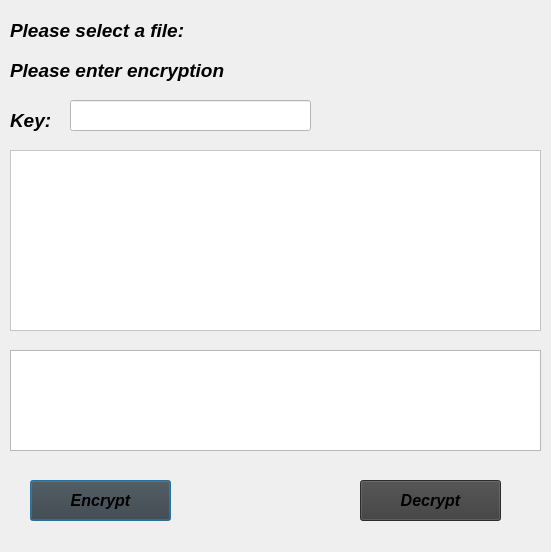
<?xml version="1.0" encoding="UTF-8"?>
<ui version="4.0">
 <class>Dialog</class>
 <widget class="QDialog" name="Dialog">
  <property name="geometry">
   <rect>
    <x>0</x>
    <y>0</y>
    <width>551</width>
    <height>552</height>
   </rect>
  </property>
  <property name="windowTitle">
   <string>Powerhouse</string>
  </property>
  <property name="styleSheet">
   <string notr="true"/>
  </property>
  <widget class="QLineEdit" name="filename">
   <property name="geometry">
    <rect>
     <x>70</x>
     <y>100</y>
     <width>241</width>
     <height>31</height>
    </rect>
   </property>
   <property name="styleSheet">
    <string notr="true">background-color: rgb(255, 255, 255);</string>
   </property>
   <property name="echoMode">
    <enum>QLineEdit::Normal</enum>
   </property>
  </widget>
  <widget class="QPushButton" name="Encrypt">
   <property name="geometry">
    <rect>
     <x>30</x>
     <y>480</y>
     <width>141</width>
     <height>41</height>
    </rect>
   </property>
   <property name="font">
    <font>
     <family>Arial</family>
     <pointsize>12</pointsize>
     <weight>75</weight>
     <italic>true</italic>
     <bold>true</bold>
    </font>
   </property>
   <property name="styleSheet">
    <string notr="true">background-color: rgb(61, 61, 61);</string>
   </property>
   <property name="text">
    <string>Encrypt</string>
   </property>
  </widget>
  <widget class="QPushButton" name="Decrypt">
   <property name="geometry">
    <rect>
     <x>360</x>
     <y>480</y>
     <width>141</width>
     <height>41</height>
    </rect>
   </property>
   <property name="font">
    <font>
     <family>Arial</family>
     <pointsize>12</pointsize>
     <weight>75</weight>
     <italic>true</italic>
     <bold>true</bold>
    </font>
   </property>
   <property name="styleSheet">
    <string notr="true">background-color: rgb(61, 61, 61);</string>
   </property>
   <property name="text">
    <string>Decrypt</string>
   </property>
  </widget>
  <widget class="QLabel" name="label_2">
   <property name="geometry">
    <rect>
     <x>10</x>
     <y>10</y>
     <width>251</width>
     <height>41</height>
    </rect>
   </property>
   <property name="font">
    <font>
     <family>Arial</family>
     <pointsize>14</pointsize>
     <weight>75</weight>
     <italic>true</italic>
     <bold>true</bold>
    </font>
   </property>
   <property name="text">
    <string>Please select a file:</string>
   </property>
  </widget>
  <widget class="QLabel" name="label_3">
   <property name="geometry">
    <rect>
     <x>10</x>
     <y>50</y>
     <width>361</width>
     <height>41</height>
    </rect>
   </property>
   <property name="font">
    <font>
     <family>Arial</family>
     <pointsize>14</pointsize>
     <weight>75</weight>
     <italic>true</italic>
     <bold>true</bold>
    </font>
   </property>
   <property name="styleSheet">
    <string notr="true"/>
   </property>
   <property name="text">
    <string>Please enter encryption</string>
   </property>
  </widget>
  <widget class="QListWidget" name="lstFile">
   <property name="geometry">
    <rect>
     <x>10</x>
     <y>150</y>
     <width>531</width>
     <height>181</height>
    </rect>
   </property>
   <property name="styleSheet">
    <string notr="true">background-color: rgb(255, 255, 255);</string>
   </property>
   <property name="dragEnabled">
    <bool>true</bool>
   </property>
   <property name="dragDropOverwriteMode">
    <bool>true</bool>
   </property>
  </widget>
  <widget class="QLabel" name="label_4">
   <property name="geometry">
    <rect>
     <x>10</x>
     <y>100</y>
     <width>91</width>
     <height>41</height>
    </rect>
   </property>
   <property name="font">
    <font>
     <family>Arial</family>
     <pointsize>14</pointsize>
     <weight>75</weight>
     <italic>true</italic>
     <bold>true</bold>
    </font>
   </property>
   <property name="text">
    <string>Key:</string>
   </property>
  </widget>
  <widget class="QListWidget" name="lstError">
   <property name="geometry">
    <rect>
     <x>10</x>
     <y>350</y>
     <width>531</width>
     <height>101</height>
    </rect>
   </property>
  </widget>
 </widget>
 <resources/>
 <connections/>
</ui>
